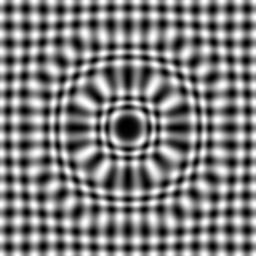
#> input picture Analisis FCD/Images/test image displaced.tiff, 256 x 256 px
$ python fcd.py out '../Images/test image displaced.tiff' '../Images/test image height field.tiff'
#> lines starting #> are read from the running program, lines starting #| are printed output that depends on the picture; after the words box and inside, x2 and y2 are one past the last pixel; in counts of white or black regions, pixels touching at a corner belong together
### Analisis FCD/pyfcd/find_peaks.py
import imageio
import numpy as np
from numpy import array
from scipy.fft import fft2, fftshift, fftfreq
from skimage.measure import regionprops, label

from pyfcd.kspace import pixel2kspace


def peaks(img: array, thresshold, no_peaks, subpixel=False):
    if subpixel:
        raise NotImplementedError()

    blob_img = img > thresshold

    # make the borders false
    blob_img[0] *= False
    blob_img[-1] *= False
    blob_img[..., 0] *= False
    blob_img[..., -1] *= False

    blob_data = regionprops(label(blob_img.astype(np.uint8)))

    def blob_max_pixel_intensity(blob):
        pixels_with_coords = [(img[tuple(c)], c) for c in blob.coords]
        return max(pixels_with_coords, key=lambda x: x[0])

    blobs_with_max_intensity_and_coord = [blob_max_pixel_intensity(blob) for blob in blob_data]
    sorted_blobs = sorted(blobs_with_max_intensity_and_coord, key=lambda x: x[0])
    return [peak[1] for peak in sorted_blobs[:no_peaks]] # return the coordinates


def find_peaks(img):
    i_fft = fftshift(np.abs(fft2(img - np.mean(img))))

    #TODO: optimize by doing calculating the radius in pixels, and use the disc function in skimage.draw, like in fcd.py:mask()
    def highpass_mask():
        k_space_rows = fftshift(fftfreq(i_fft.shape[0], 1 / (2.0 * np.pi)))
        k_space_cols = fftshift(fftfreq(i_fft.shape[1], 1 / (2.0 * np.pi)))
        kmin = 4 * np.pi / min(img.shape)
        wavenumbers_mesh = np.meshgrid(k_space_rows, k_space_cols, indexing='ij')
        return (wavenumbers_mesh[0]**2 + wavenumbers_mesh[1]**2) > kmin**2

    i_fft *= highpass_mask()
    threshold = 0.5 * np.max(i_fft)

    peak_locations = peaks(i_fft, threshold, 4)
    rightmost_peak = min(peak_locations, key=lambda p: abs(np.arctan2(*pixel2kspace(i_fft.shape, p))))
    perpendicular_peak = min(peak_locations, key=lambda p: abs(np.dot(pixel2kspace(i_fft.shape, p), pixel2kspace(i_fft.shape, rightmost_peak))))

    return rightmost_peak, perpendicular_peak

### Analisis FCD/pyfcd/fft_inverse_gradient.py
import numpy as np
from numpy.fft import fftfreq
from scipy.fft import fft2, ifft2

# Based on work from Sander Wildeman, which based it on the following paper:
#   Huhn, et al. Exp Fluids (2016), 57, 151, https://doi.org/10.1007/s00348-016-2236-3

def fftinvgrad(fx, fy, cal):
    size = fx.shape

    # the fourier method will implicitly subtract mean from gradient to satisfy
    # the periodicity assumption, we will tag it back on later
    mx = np.mean(fx)
    my = np.mean(fy)

    ky, kx = np.meshgrid(fftfreq(size[0], cal/(2*np.pi)), fftfreq(size[1], cal/(2*np.pi)), indexing='ij')

    # pre-compute k^2
    k2 = kx**2 + ky**2

    if size[1] % 2 == 0:
        kx[:,size[1]//2+1] = 0 # remove degeneracy at kx=Nx/2 leading to imaginary part

    if size[0] % 2 == 0:
        ky[size[0]//2+1,:] = 0 # remove degeneracy at ky=Ny/2 leading to imaginary part

    # compute fft of gradients
    fx_hat = fft2(fx)
    fy_hat = fft2(fy)

    # integrate in fourier domain
    k2[0,0] = 1 # shortcut to prevent division by zero (this effectively subtracts a linear plane)
    f_hat = (-1.0j * kx * fx_hat + -1.0j * ky * fy_hat) / k2

    # transform back to spatial domain
    f = np.real(ifft2(f_hat))

    #  add mean slope back on
    y, x = np.meshgrid(range(size[0]), range(size[1]), indexing='ij') #
    # f = f + mx*x*cal + my*y*cal

    return f

### Analisis FCD/pyfcd/kspace.py
import functools

import numpy as np
from numpy.fft import fftshift, fftfreq


@functools.lru_cache
def pixel2kspace_func(img_shape, cal=1):
    k_space_rows = fftshift(fftfreq(img_shape[0], cal / (2.0 * np.pi)))
    k_space_cols = fftshift(fftfreq(img_shape[1], cal / (2.0 * np.pi)))
    return lambda p: np.array([k_space_rows[p[0]], k_space_cols[p[1]]])


def pixel2kspace(img_shape, location, cal=1):
    return pixel2kspace_func(img_shape, cal)(location)

### Analisis FCD/pyfcd/fcd.py
import time
from dataclasses import dataclass
from typing import List
import os.path

import imageio.v2 as imageio
import numpy as np
from numpy import array
from scipy.fft import fft2, ifft2, ifftshift, fftshift
from skimage.draw import disk
from skimage.io import imread
from more_itertools import flatten

from pyfcd.auxiliars import plot_with_arrows, plot_angles
from pyfcd.fft_inverse_gradient import fftinvgrad
from pyfcd.find_peaks import find_peaks
from pyfcd.kspace import pixel2kspace
import matplotlib.pyplot as plt

from skimage.restoration import unwrap_phase

def normalize_image(img):
    return (img - img.min()) / (img.max()-img.min())

def peak_mask(shape, pos, r):
    result = np.zeros(shape, dtype=bool)
    result[disk(pos, r, shape=shape)] = True
    return result

def ccsgn(i_ref_fft, mask):
    return np.conj(ifft2(i_ref_fft * mask))

@dataclass
class Carrier:
    PXtoM: float
    pixel_loc: array
    k_loc: array
    krad: float
    mask: array
    ccsgn: array

def calculate_carriers(i_ref, PXtoM=None, square_size=None, show_carriers=False):
    peaks = find_peaks(i_ref) # Encontrar las coordenadas de los carriers
    peak_radius = np.linalg.norm(peaks[0] - peaks[1]) / 2
    i_ref_fft = fft2(i_ref)

    if show_carriers:
        plot_with_arrows(i_ref, peaks)

    # Calibración
    if (PXtoM is None) and (square_size is not None):
        k_PX = np.concatenate([pixel2kspace(i_ref.shape, peaks[0]), pixel2kspace(i_ref.shape, peaks[1])])
        lambda_PX = 2*np.pi/np.mean(np.abs(k_PX))
        lambda_M = 2*square_size
        PXtoM = lambda_M/lambda_PX

    elif PXtoM is None:
        PXtoM = 1

    # Guardar carriers
    carriers = [Carrier(PXtoM, peak, pixel2kspace(i_ref.shape, peak, PXtoM), peak_radius, mask, ccsgn(i_ref_fft, mask)) for mask, peak in [(ifftshift(peak_mask(i_ref.shape, peak, peak_radius)), peak) for peak in peaks]]

    return carriers


def fcd(i_def, carriers: List[Carrier], h=1, show_angles=False, unwrap=True, fixed_loc=None, fixed_val=0):
    i_def_fft = fft2(i_def)

    if show_angles:
        plot_angles(np.angle(ifft2(i_def_fft * carriers[0].mask) * carriers[0].ccsgn), np.angle(ifft2(i_def_fft * carriers[1].mask) * carriers[1].ccsgn))

    phis = [-unwrap_phase(np.angle(ifft2(i_def_fft * c.mask) * c.ccsgn)) for c in carriers] if unwrap \
            else [-np.angle(ifft2(i_def_fft * c.mask) * c.ccsgn) for c in carriers]


    det_a = carriers[0].k_loc[1] * carriers[1].k_loc[0] - carriers[0].k_loc[0] * carriers[1].k_loc[1]
    u = (carriers[1].k_loc[0] * phis[0] - carriers[0].k_loc[0] * phis[1]) / det_a
    v = (carriers[0].k_loc[1] * phis[1] - carriers[1].k_loc[1] * phis[0]) / det_a

    height_map = fftinvgrad(-u/h, -v/h, cal=carriers[0].PXtoM)
    if fixed_loc is not None:
        height_map = height_map - height_map[fixed_loc[0],fixed_loc[1]] + fixed_val

    return height_map

if __name__ == "__main__":
    import argparse
    import glob
    from pathlib import Path

    argparser = argparse.ArgumentParser(formatter_class=argparse.ArgumentDefaultsHelpFormatter)
    argparser.add_argument('output_folder', type=Path)
    argparser.add_argument('reference_image', type=str)
    argparser.add_argument('definition_image', nargs='+', help='May contain wildcards')
    argparser.add_argument('--output-format', default='tiff', choices=['tiff', 'bmp', 'png', 'jpg', 'jpeg'], help='The output format')
    argparser.add_argument('--skip-existing', action='store_true', help='Skip processing an image if the output file already exists')

    args = argparser.parse_args()

    args.output_folder.mkdir(exist_ok=True)

    i_ref = imread(args.reference_image, as_gray=True)
#> i_ref is the input picture: shape (256, 256); min 0, max 254, mean 126.4
    print(max(i_ref[0]), min(i_ref[0]))
#| 254 123

    print(f'processing reference image...', end='')
    carriers = calculate_carriers(i_ref)
#> in find_peaks, `i_fft *= highpass_mask()`: i_fft: shape (256, 256) float64; min 0, max 1596771.2, mean 1499.8
#> in find_peaks, `threshold = 0.5 * np.max(i_fft)`: threshold = 798385.6
#> in peaks, `blob_img = img > thresshold`:
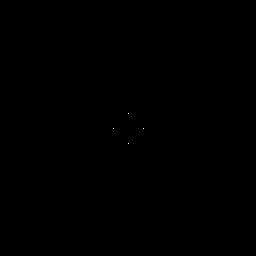
#> blob_img: shape (256, 256) bool; 0.01% white in thin lines or dots, all inside (x1, y1, x2, y2) = (113, 113, 144, 144)
#> in peaks, `blob_data = regionprops(label(blob_img.astype(np.uint8)))`: blob_data = 4 regions; box (x1, y1, x2, y2) and area: (128, 113, 129, 114) 1, (113, 128, 114, 129) 1, (143, 128, 144, 129) 1, (128, 143, 129, 144) 1
#> in peaks, `blobs_with_max_intensity_and_coord = [blob_max_pixel_intensity(blob) f..`: blobs_with_max_intensity_and_coord = [(1596771.2, [113, 128]), (1596771.2, [128, 113]), (1596771.2, [128, 143]), (1596771.2, [143, 128])]
#> in peaks, `sorted_blobs = sorted(blobs_with_max_intensity_and_coord, key=lambda x..`: sorted_blobs has the same summary as blobs_with_max_intensity_and_coord
#> in find_peaks, `peak_locations = peaks(i_fft, threshold, 4)`: peak_locations = [[113, 128], [128, 113], [128, 143], [143, 128]]
#> in find_peaks, `rightmost_peak = min(peak_locations, key=lambda p: abs(np.arctan2(*pix..`: rightmost_peak = [128, 143]
#> in find_peaks, `perpendicular_peak = min(peak_locations, key=lambda p: abs(np.dot(pixe..`: perpendicular_peak = [113, 128]
#> in calculate_carriers, `peaks = find_peaks(i_ref)`: peaks = ([128, 143], [113, 128])
#> in calculate_carriers, `peak_radius = np.linalg.norm(peaks[0] - peaks[1]) / 2`: peak_radius = 10.61
#> in calculate_carriers, `carriers = [Carrier(PXtoM, peak, pixel2kspace(i_ref.shape, peak, PXtoM..`: carriers = 2 items
#> carriers = 2 items
    print('done')

    files = list(sorted(flatten((glob.glob(x) if '*' in x else [x]) for x in args.definition_image)))

    for file in files:
        output_file_path = args.output_folder.joinpath(f'{Path(file).stem}.{args.output_format}')

        if os.path.abspath(file).lower() == os.path.abspath(output_file_path).lower():
            print(f'Warning: Skipping converting {file} because it would overwrite a input file')
            continue

        if args.skip_existing and output_file_path.exists():
            continue

        print(f'processing {file} -> {output_file_path} ... ', end='')
        i_def = imread(file, as_gray=True)
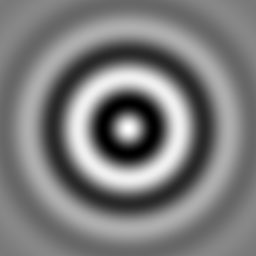
#> input picture Analisis FCD/Images/test image height field.tiff, 256 x 256 px
#> i_def is the input picture: shape (256, 256); min 0, max 255, mean 124.2
        t0 = time.time()
        height_field = fcd(i_def, carriers)
#> in fcd, `det_a = carriers[0].k_loc[1] * carriers[1].k_loc[0] - carriers[0].k_lo..`: det_a = -0.136
#> in fcd, `u = (carriers[1].k_loc[0] * phis[0] - carriers[0].k_loc[0] * phis[1]) ..`:
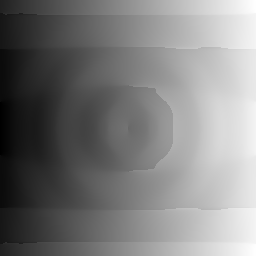
#> u: shape (256, 256) float64; min -93.45, max 102.3, mean 3.4; drawn with min black and max white
#> in fcd, `v = (carriers[0].k_loc[1] * phis[1] - carriers[1].k_loc[1] * phis[0]) ..`:
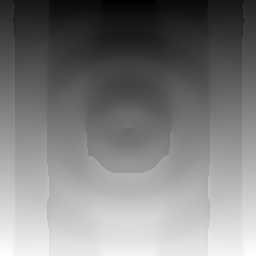
#> v: shape (256, 256) float64; min -93.45, max 102.3, mean 3.4; drawn with min black and max white
#> in fftinvgrad, `mx = np.mean(fx)`: mx = -3.43
#> in fftinvgrad, `mx = np.mean(fx)`:
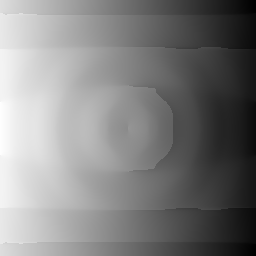
#> fx: shape (256, 256) float64; min -102.3, max 93.45, mean -3.4; drawn with min black and max white
#> in fftinvgrad, `my = np.mean(fy)`:
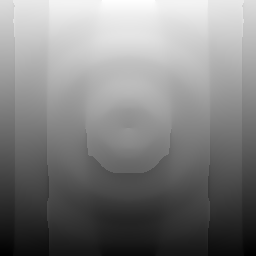
#> fy: shape (256, 256) float64; min -102.3, max 93.45, mean -3.4; drawn with min black and max white
#> in fftinvgrad, `f = np.real(ifft2(f_hat))`:
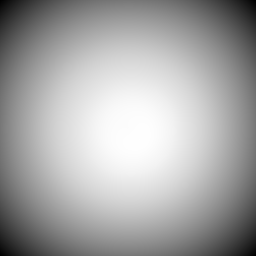
#> f: shape (256, 256) float64; min -7341, max 3921.3, mean 0; drawn with min black and max white
        print(f'done in {time.time() - t0:.2}s\n')

        imageio.imwrite(output_file_path, (normalize_image(height_field) * 255.0).astype(np.uint8))
